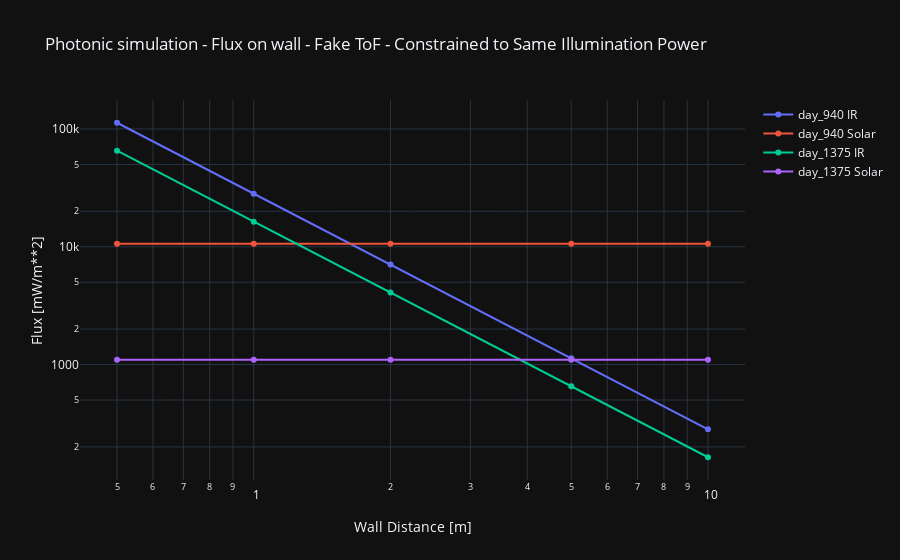

Source (notebook cell):
### Markdown cell above
## Side by side comparison

### Code cell
# test_cfg = ['fake_tof_night_850','fake_tof_day_850',
#             'fake_tof_night_940','fake_tof_day_940',
#             'fake_tof_night_1375','fake_tof_day_1375',
#             'fake_tof_night_1550','fake_tof_day_1550']
# data = [0,1,2,3,4,5,6,7, 8, 9, 10, 11, 12, 13, 14, 15]
test_cfg = ['fake_tof_day_940','fake_tof_day_1375']
data = [0,1,2,3]
for i, cfg in enumerate(test_cfg):
    photonic = Photonic(config=cfg)
    photonic = overide_phototonic(photonic)
    dist_vec = np.array([0.5,1,2,5,10])
    trace0 = go.Scatter(x=dist_vec,
                        y=1000 * photonic.wallFlux(dist_vec=dist_vec),   # Select 'lines', 'markers' or 'lines+markers'
                        mode='lines+markers', name=cfg[9:]+' IR')
    trace1 = go.Scatter(x=dist_vec,
                        y=1000 * photonic.wallFlux(dist_vec=dist_vec, light_type='solar'), mode='lines+markers',  # Select 'lines', 'markers' or 'lines+markers'
                        name=(cfg[9:]+' Solar'))
    data[2*i] = trace0
    data[2*i+1] = trace1

layout = dict(title='Photonic simulation - Flux on wall - Fake ToF - Constrained to Same Illumination Power',
              xaxis=dict(title='Wall Distance [m]', type='log'),  # Select 'log' or 'linear'
              yaxis=dict(title='Flux [mW/m**2]',type='log'),  # Select 'log' or 'linear'
              template='plotly_dark',
              barmode='group',
              hovermode='x')

iplot(dict(data=data, layout=layout))

### Figure 1 — Plotly figure (JSON) as saved in the notebook; plotly's stock layout.template omitted (floating-point values rounded to 4 significant figures)
{"data": [{"mode": "lines+markers", "name": "day_940 IR", "type": "scatter", "x": [0.5, 1, 2, 5, 10], "y": [112900.0, 28220.0, 7054.0, 1129.0, 282.2]}, {"mode": "lines+markers", "name": "day_940 Solar", "type": "scatter", "x": [0.5, 1, 2, 5, 10], "y": [10600.0, 10600.0, 10600.0, 10600.0, 10600.0]}, {"mode": "lines+markers", "name": "day_1375 IR", "type": "scatter", "x": [0.5, 1, 2, 5, 10], "y": [65340.0, 16340.0, 4084.0, 653.4, 163.4]}, {"mode": "lines+markers", "name": "day_1375 Solar", "type": "scatter", "x": [0.5, 1, 2, 5, 10], "y": [1100.0, 1100.0, 1100.0, 1100.0, 1100.0]}], "layout": {"barmode": "group", "hovermode": "x", "title": {"text": "Photonic simulation - Flux on wall - Fake ToF - Constrained to Same Illumination Power"}, "xaxis": {"title": {"text": "Wall Distance [m]"}, "type": "log"}, "yaxis": {"title": {"text": "Flux [mW/m**2]"}, "type": "log"}}}
